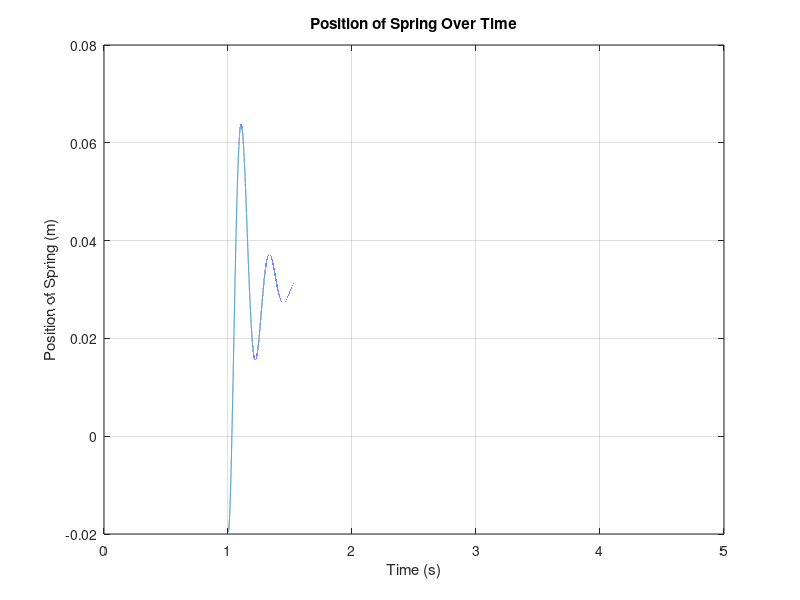
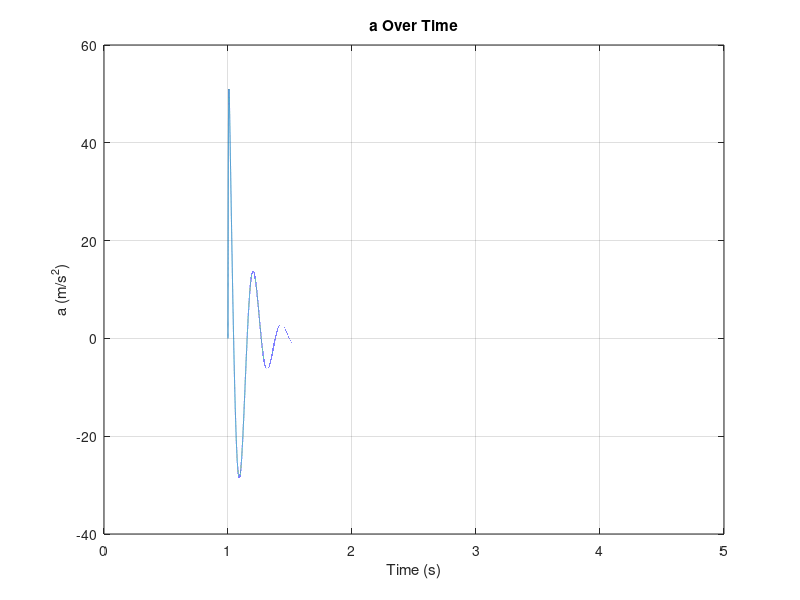

Here is the MATLAB script that generated these plots, in order:

% 慣性設定
g = 9.81;% 重力量
ms = 310/4;% 車重
mu = 15-4;% 簧下

% 彈簧設定
ks = 70000;
kt = 99000;
c = 4000;
vs = 0;
vu = 0;


% 初始設定
Fu_i = -(ms+mu)*g; % 簧下力
Fs_i = -ms*g; % 簧上力

zu = Fu_i / kt; % 簧下壓縮
zs = zu + (Fs_i/ ks); % 簧上位移

zr = 0;

dt = 0.00001;
t = 0;

as_list = [];
zs_list = [];
t_list = [];



for i = 1:dt:5

    if t > 1
        zr = 0.05;
    else
        zr = 0;
    end

    Fs = ks*(zu-zs);
    Fd = c*(vu-vs);
    Ft = kt*(zr-zu);
    as = (-ms*g+Fs+Fd)/ms;
    au = (-mu*g-Fs-Fd+Ft)/mu;


    t = t + dt;  % Increment time
    
    % Update velocities and positions
    vs = vs + as * dt;  % Update speed of the spring
    vu = vu + au * dt;  % Update speed of the upper mass
    zs = zs + vs * dt;  % Update position of the spring
    zu = zu + vu * dt;  % Update position of the upper mass
    
    % update list
    as_list(end+1) = as;  % Append current acceleration of the spring to the list
    zs_list(end+1) = zs;  % Append current position of the spring to the list
    t_list(end+1) = t;

end

figure
plot(t_list, zs_list);
xlabel('Time (s)');
ylabel('Position of Spring (m)');
title('Position of Spring Over Time');
grid on;

figure
plot(t_list, as_list);
xlabel('Time (s)');
ylabel('a (m/s^2)');
title('a Over Time');
grid on;
